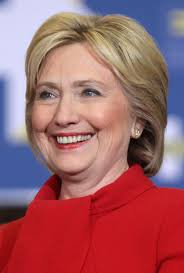
#> input picture Hillary.jpg, 184 x 273 px
$ jupyter execute --allow-errors 'Face Detection with Eye Tracking.ipynb'
#> lines starting #> are read from the running program, lines starting #| are printed output that depends on the picture; after the words box and inside, x2 and y2 are one past the last pixel; in counts of white or black regions, pixels touching at a corner belong together
#> further down, image is the input picture: shape (273, 184, 3); mean B, G, R 104.2, 98.1, 159.7
#> `gray = cv2.cvtColor(image, cv2.COLOR_BGR2GRAY)`:
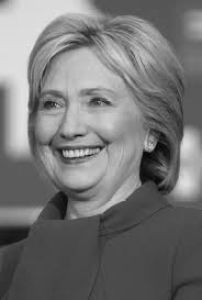
#> gray: shape (300, 202); min 4, max 232, mean 117.1
[cell 1]
import cv2
import imutils

# load Face and Eye Haar Cascade
faceCascade = cv2.CascadeClassifier('Haarcascades/haarcascade_frontalface_default.xml')
eyeCascade = cv2.CascadeClassifier('Haarcascades/haarcascade_eye.xml')

[cell 2]
def eyesDetect(faceROI, eyeCascade = eyeCascade, scaleFactor = 1.1, minNeighbors = 8, minSize = (10, 10)):
    rects = eyeCascade.detectMultiScale(
        faceROI,
        scaleFactor = scaleFactor,
        minNeighbors = minNeighbors,
        minSize = minSize,
        flags = cv2.CASCADE_SCALE_IMAGE
    )
    return rects

def faceDetect(image, faceCascade = faceCascade, scaleFactor = 1.3, minNeighbors = 5, minSize = (30, 30)):
#> called with scaleFactor = 1.3, minNeighbors = 5, minSize = (30, 30)
    rects = faceCascade.detectMultiScale(
        image,
        scaleFactor = scaleFactor,
        minNeighbors = minNeighbors,
        minSize = minSize,
        flags = cv2.CASCADE_SCALE_IMAGE
    )
#> rects = [[16, 53, 126, 126]]
#> the loop `for (x, y, w, h) in faceRects:` made 1 pass
#> (x, y, w, h, eyeRects) on pass 1: (16, 53, 126, 126, [[63, 33, 30, 30], [19, 35, 33, 33]])
#> pass 1, `grayROI = gray[y:y + h, x:x + w]`:
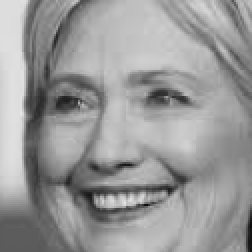
#> grayROI: shape (126, 126) (shown 2 times larger); min 11, max 232, mean 152.8
#> pass 1, `imgROI = image[y:y + h, x:x + w]`:
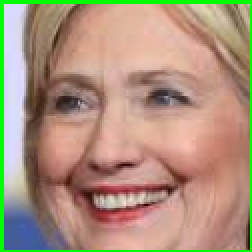
#> imgROI: shape (126, 126, 3) (shown 2 times larger); mean B, G, R 125, 147.2, 172.5
#> after the loop `for (x, y, w, h) in faceRects:`:
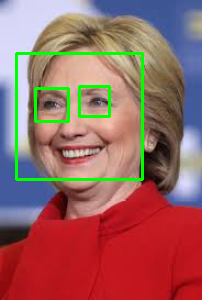
#> image: shape (300, 202, 3); mean B, G, R 98.9, 102, 153.2
#> after the loop `for (x, y, w, h) in faceRects:`:
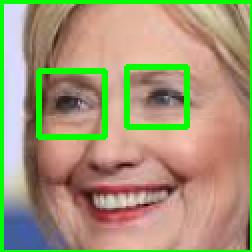
#> imgROI: shape (126, 126, 3) (shown 2 times larger); 4.71% of pixels changed, all inside (x1, y1, x2, y2) = (18, 32, 95, 70)
#> pass 2 of the loop `for image in images:`:
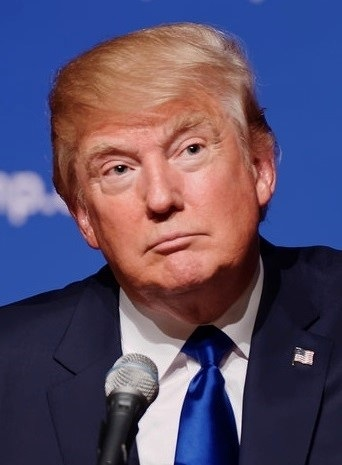
#> input picture Trump.jpg, 342 x 465 px
#> image is the input picture: shape (465, 342, 3); mean B, G, R 104.9, 77.8, 89.5
#> `gray = cv2.cvtColor(image, cv2.COLOR_BGR2GRAY)`:
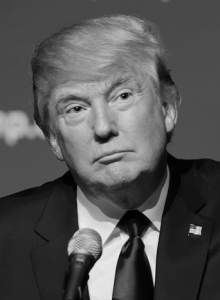
#> gray: shape (300, 220); min 1, max 240, mean 84.4
#> `faceRects = faceDetect(gray)`: faceRects = [[33, 44, 139, 139]]
#> the loop `for (x, y, w, h) in faceRects:` made 1 pass
#> (x, y, w, h, eyeRects) on pass 1: (33, 44, 139, 139, [[26, 47, 34, 34], [65, 24, 48, 48]])
#> after the loop `for (x, y, w, h) in faceRects:`:
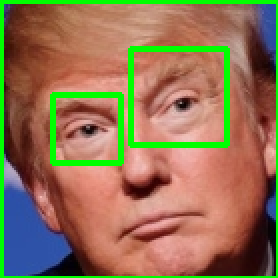
#> imgROI: shape (139, 139, 3) (shown 2 times larger); mean B, G, R 83.7, 115.9, 144.3
    return rects

[cell 3]
#load image
images = ['Hillary.jpg', 'Trump.jpg', 'faceswap.JPG']
#> (the rest of this cell did not finish here and is left out)

[cell 4]
# webcam face detector

cap = cv2.VideoCapture(0)

while True:
    (ret, frame) = cap.read()
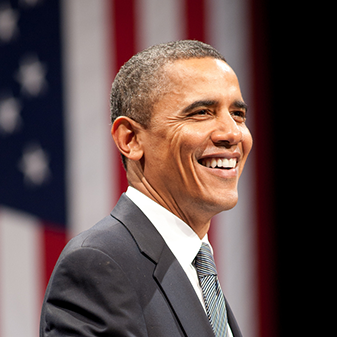
#> input picture obama.jpg, 337 x 337 px, given in place of the camera
#> frame is the input picture: shape (337, 337, 3); mean B, G, R 76.1, 77.4, 96.7

    frame = imutils.resize(frame, height=300)
#> frame: shape (300, 300, 3)
    gray = cv2.cvtColor(frame, cv2.COLOR_BGR2GRAY)
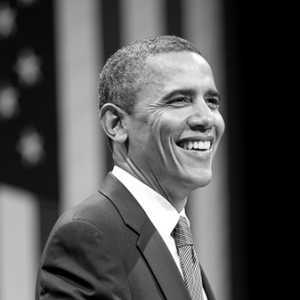
#> gray: shape (300, 300); min 0, max 255, mean 83
    frameClone = frame.copy()

    faceRects = faceDetect(gray)
#> faceRects = [[145, 62, 101, 101]]

    for (x, y, w, h) in faceRects:
        cv2.rectangle(frameClone, (x, y), (x + w , y + h), (0, 255, 0), 2)
        grayFrameROI = gray[y:y+h, x:x+w]
        frameROI = frameClone[y:y+h, x:x+w]
        eyeRects = eyesDetect(grayFrameROI)
        for (eX, eY, eW, eH) in eyeRects:
            cv2.rectangle(frameROI, (eX, eY), (eX + eW, eY + eH), (0, 255, 0), 2)
#> this loop made 1 pass
#> pass 1, `grayFrameROI = gray[y:y+h, x:x+w]`:
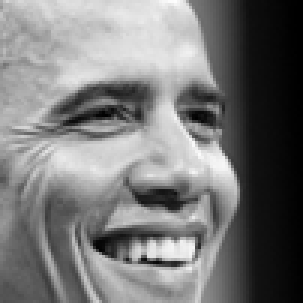
#> grayFrameROI: shape (101, 101) (shown 3 times larger); min 0, max 253, mean 120.1
#> pass 1, `frameROI = frameClone[y:y+h, x:x+w]`:
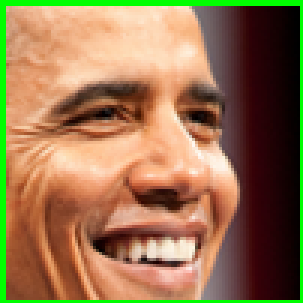
#> frameROI: shape (101, 101, 3) (shown 3 times larger); mean B, G, R 78.7, 116.3, 149.9
#> after the loop:
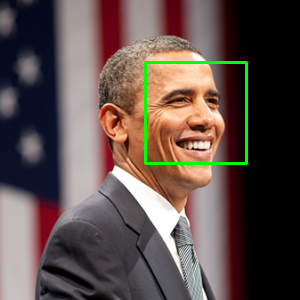
#> frameClone: shape (300, 300, 3); mean B, G, R 75.1, 79.6, 95

    cv2.imshow("Webcam Face Detection" , frameClone)
    if cv2.waitKey(1) == 13:
#> (key Esc is pressed here)
        break

cap.release()
cv2.destroyAllWindows()
